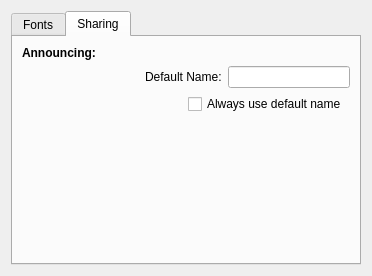
<?xml version="1.0" encoding="UTF-8"?>
<ui version="4.0">
 <class>PreferencesDialog</class>
 <widget class="QDialog" name="PreferencesDialog">
  <property name="geometry">
   <rect>
    <x>0</x>
    <y>0</y>
    <width>372</width>
    <height>276</height>
   </rect>
  </property>
  <property name="windowTitle">
   <string>Preferences</string>
  </property>
  <layout class="QVBoxLayout" name="verticalLayout_2">
   <item>
    <widget class="QTabWidget" name="tabWidget">
     <property name="currentIndex">
      <number>1</number>
     </property>
     <widget class="QWidget" name="tab">
      <property name="enabled">
       <bool>true</bool>
      </property>
      <attribute name="title">
       <string>Fonts</string>
      </attribute>
      <layout class="QVBoxLayout" name="verticalLayout">
       <item>
        <widget class="QLabel" name="label">
         <property name="font">
          <font>
           <weight>75</weight>
           <bold>true</bold>
          </font>
         </property>
         <property name="text">
          <string>Code Editor:</string>
         </property>
        </widget>
       </item>
       <item>
        <layout class="QHBoxLayout" name="horizontalLayout_2">
         <item>
          <widget class="QLabel" name="showEditorFont">
           <property name="minimumSize">
            <size>
             <width>0</width>
             <height>0</height>
            </size>
           </property>
           <property name="text">
            <string>Courier 12</string>
           </property>
           <property name="alignment">
            <set>Qt::AlignRight|Qt::AlignTrailing|Qt::AlignVCenter</set>
           </property>
          </widget>
         </item>
         <item>
          <spacer name="horizontalSpacer">
           <property name="orientation">
            <enum>Qt::Horizontal</enum>
           </property>
           <property name="sizeHint" stdset="0">
            <size>
             <width>40</width>
             <height>20</height>
            </size>
           </property>
          </spacer>
         </item>
         <item>
          <widget class="QPushButton" name="changeEditor">
           <property name="font">
            <font>
             <pointsize>10</pointsize>
            </font>
           </property>
           <property name="text">
            <string>Set Font</string>
           </property>
           <property name="autoDefault">
            <bool>false</bool>
           </property>
          </widget>
         </item>
         <item>
          <widget class="QPushButton" name="editorDefault">
           <property name="font">
            <font>
             <pointsize>10</pointsize>
            </font>
           </property>
           <property name="text">
            <string>Default</string>
           </property>
           <property name="autoDefault">
            <bool>false</bool>
           </property>
          </widget>
         </item>
        </layout>
       </item>
       <item>
        <widget class="QLabel" name="label_9">
         <property name="font">
          <font>
           <weight>75</weight>
           <bold>true</bold>
          </font>
         </property>
         <property name="text">
          <string>Chat Pane:</string>
         </property>
        </widget>
       </item>
       <item>
        <layout class="QHBoxLayout" name="horizontalLayout_4">
         <item>
          <widget class="QLabel" name="showChatFont">
           <property name="minimumSize">
            <size>
             <width>0</width>
             <height>0</height>
            </size>
           </property>
           <property name="text">
            <string>Courier 12</string>
           </property>
           <property name="alignment">
            <set>Qt::AlignRight|Qt::AlignTrailing|Qt::AlignVCenter</set>
           </property>
          </widget>
         </item>
         <item>
          <spacer name="horizontalSpacer_4">
           <property name="orientation">
            <enum>Qt::Horizontal</enum>
           </property>
           <property name="sizeHint" stdset="0">
            <size>
             <width>40</width>
             <height>20</height>
            </size>
           </property>
          </spacer>
         </item>
         <item>
          <widget class="QPushButton" name="changeChat">
           <property name="font">
            <font>
             <pointsize>10</pointsize>
            </font>
           </property>
           <property name="text">
            <string>Set Font</string>
           </property>
           <property name="autoDefault">
            <bool>false</bool>
           </property>
          </widget>
         </item>
         <item>
          <widget class="QPushButton" name="chatDefault">
           <property name="font">
            <font>
             <pointsize>10</pointsize>
            </font>
           </property>
           <property name="text">
            <string>Default</string>
           </property>
           <property name="autoDefault">
            <bool>false</bool>
           </property>
          </widget>
         </item>
        </layout>
       </item>
       <item>
        <widget class="QLabel" name="label_11">
         <property name="font">
          <font>
           <weight>75</weight>
           <bold>true</bold>
          </font>
         </property>
         <property name="text">
          <string>Participants Pane:</string>
         </property>
        </widget>
       </item>
       <item>
        <layout class="QHBoxLayout" name="horizontalLayout_5">
         <item>
          <widget class="QLabel" name="showParticipantsFont">
           <property name="minimumSize">
            <size>
             <width>0</width>
             <height>0</height>
            </size>
           </property>
           <property name="text">
            <string>Courier 12</string>
           </property>
           <property name="alignment">
            <set>Qt::AlignRight|Qt::AlignTrailing|Qt::AlignVCenter</set>
           </property>
          </widget>
         </item>
         <item>
          <spacer name="horizontalSpacer_5">
           <property name="orientation">
            <enum>Qt::Horizontal</enum>
           </property>
           <property name="sizeHint" stdset="0">
            <size>
             <width>40</width>
             <height>20</height>
            </size>
           </property>
          </spacer>
         </item>
         <item>
          <widget class="QPushButton" name="changeParticipants">
           <property name="font">
            <font>
             <pointsize>10</pointsize>
            </font>
           </property>
           <property name="text">
            <string>Set Font</string>
           </property>
           <property name="autoDefault">
            <bool>false</bool>
           </property>
          </widget>
         </item>
         <item>
          <widget class="QPushButton" name="participantsDefault">
           <property name="font">
            <font>
             <pointsize>10</pointsize>
            </font>
           </property>
           <property name="text">
            <string>Default</string>
           </property>
           <property name="autoDefault">
            <bool>false</bool>
           </property>
          </widget>
         </item>
        </layout>
       </item>
       <item>
        <spacer name="verticalSpacer_2">
         <property name="orientation">
          <enum>Qt::Vertical</enum>
         </property>
         <property name="sizeHint" stdset="0">
          <size>
           <width>20</width>
           <height>1</height>
          </size>
         </property>
        </spacer>
       </item>
      </layout>
     </widget>
     <widget class="QWidget" name="tab_2">
      <attribute name="title">
       <string>Sharing</string>
      </attribute>
      <layout class="QGridLayout" name="gridLayout">
       <item row="0" column="0">
        <layout class="QVBoxLayout" name="verticalLayout_3">
         <item>
          <widget class="QLabel" name="label_3">
           <property name="font">
            <font>
             <weight>75</weight>
             <bold>true</bold>
            </font>
           </property>
           <property name="text">
            <string>Announcing:</string>
           </property>
          </widget>
         </item>
         <item>
          <layout class="QHBoxLayout" name="horizontalLayout">
           <item>
            <spacer name="horizontalSpacer_2">
             <property name="orientation">
              <enum>Qt::Horizontal</enum>
             </property>
             <property name="sizeHint" stdset="0">
              <size>
               <width>40</width>
               <height>20</height>
              </size>
             </property>
            </spacer>
           </item>
           <item>
            <widget class="QLabel" name="label_2">
             <property name="text">
              <string>Default Name:</string>
             </property>
            </widget>
           </item>
           <item>
            <widget class="QLineEdit" name="defaultNameLineEdit"/>
           </item>
          </layout>
         </item>
         <item>
          <layout class="QHBoxLayout" name="horizontalLayout_3">
           <item>
            <spacer name="horizontalSpacer_3">
             <property name="orientation">
              <enum>Qt::Horizontal</enum>
             </property>
             <property name="sizeHint" stdset="0">
              <size>
               <width>40</width>
               <height>20</height>
              </size>
             </property>
            </spacer>
           </item>
           <item>
            <widget class="QCheckBox" name="useDefaultNameCheckBox">
             <property name="text">
              <string>Always use default name </string>
             </property>
            </widget>
           </item>
          </layout>
         </item>
         <item>
          <spacer name="verticalSpacer">
           <property name="orientation">
            <enum>Qt::Vertical</enum>
           </property>
           <property name="sizeHint" stdset="0">
            <size>
             <width>20</width>
             <height>40</height>
            </size>
           </property>
          </spacer>
         </item>
        </layout>
       </item>
      </layout>
     </widget>
    </widget>
   </item>
  </layout>
 </widget>
 <resources/>
 <connections/>
</ui>
